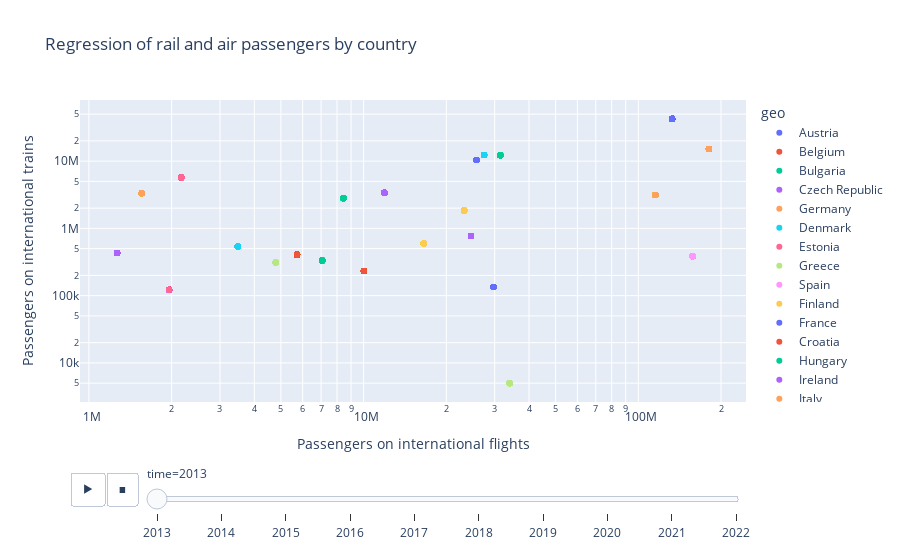

Notebook source saved alongside this figure:
### Markdown cell above
Assign different colours, logaritmic scale, hover and (axis) titles

### Code cell
# Calculate the maximum x and y values
max_x = matched_data['obs_value_air'].max()
max_y = matched_data['obs_value_train'].max()

# Create a scatter plot with a slider for time using Plotly Express
fig = px.scatter(
    matched_data,
    x='obs_value_air',
    y='obs_value_train',
    # Use the two following lines of code when you do not want to use the logaritmic scale:
    # range_x=[0, matched_data['obs_value_air'].max()],
    # range_y=[0, matched_data['obs_value_train'].max()],
    animation_frame='time',  # Specify the 'time' column for animation
    title="Regression of rail and air passengers by country",
    color='geo',
    hover_name='geo',
    log_x=True,
    log_y=True,
    labels={
        'obs_value_air':'Passengers on international flights',
        'obs_value_train':'Passengers on international trains'
        }
)

fig.show()
